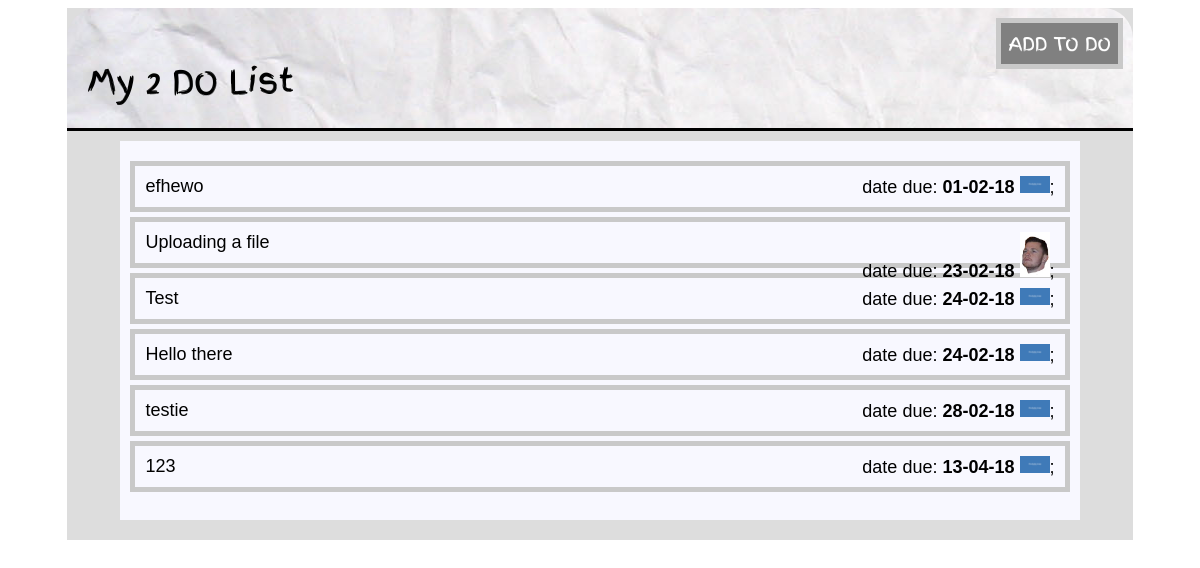
Screenshot of /httpdocs/mylist06/display.php with the database file from the repository.
### tables this page shows
CREATE TABLE `mylist06` (
  `id` int(11) NOT NULL,
  `info` varchar(100) NOT NULL,
  `datedue` date NOT NULL,
  `type` varchar(20) NOT NULL,
  `details` varchar(500) NOT NULL,
  `imgpath` varchar(150) NOT NULL DEFAULT 'placeholder.png'
);

### httpdocs/mylist06/display.php (the view, shortened to what this page needs)
<?php
include 'conn.php';
$query = "select * from mylist06 order by datedue asc";
$result = mysqli_query($conn, $query) or die(mysqli_error($conn));
?>
<!DOCTYPE html>
<html>
<head>
<link rel="stylesheet" href="styles/mylist.css" >
</head>
<body>
<div id="container">
<div id="top">
	<a href='index.php'><div class='addright'> ADD TO DO</div></a>
    <div id="title">My 2 DO List</div>
</div>
<div id="main">
    <article>
        <?php
        echo "<ul id='myListText'>";
           if (mysqli_num_rows($result)>0) {
                while($row = mysqli_fetch_assoc($result)) {
                 $listdata = $row['info'];
                $get_date = $row["datedue"];
                $due_date = date('d-m-y', strtotime($get_date));
                $img = $row['imgpath'];
                    echo "<li> $listdata
                    <div class='dateright'>date due:
                   <strong>$due_date</strong>
                   <img src='upload/$img' width='30px'>;
                 </div></li>";
            }
           }
           echo '</ul>';
	?>
    </article>
</div>
 </div>
</body>
</html>

### httpdocs/mylist06/styles/mylist.css (style rules this page uses)
body { background-color:#fff; }
#container { margin: 0 auto; width:90%; background-color:#ddd; min-height:400px; font-family: Arial, Helvetica, sans-serif; font-size:large; padding-bottom:20px; }
#top { height:120px; padding:0px; font-size:xx-large; background-image:url('../img/paper.jpeg'); border-bottom:medium solid black; border-top-left-radius:30px; border-top-right-radius:30px; font-family: fingerpaint; }
#top #title { padding-left:20px; padding-top:50px; }
#main { background-color:ghostwhite; width:90%; margin: auto; margin-top:10px; min-height:200px; }
ul#myListText { margin-top: 10px; padding: 0px; list-style-type: none; }
ul#myListText li { border: solid 5px #c9c9c9; padding: 10px; margin-top:5px; }
article { padding:10px; }
.dateright { float:right; }
.addright, .addleft { float:right; margin-top:10px; margin-right:10px; padding:7px; background-color:grey; margin-bottom:5px; border: solid 5px #c9c9c9; }
a .addright, a .addleft { font-size:18px; color:white; text-decoration:none; }

### rows the page displays
mylist06: info "efhewo", datedue "01-02-18", imgpath (placeholder picture)
mylist06: info "Uploading a file", datedue "23-02-18", imgpath (picture)
mylist06: info "Test", datedue "24-02-18", imgpath (placeholder picture)
mylist06: info "Hello there", datedue "24-02-18", imgpath (placeholder picture)
mylist06: info "testie", datedue "28-02-18", imgpath (placeholder picture)
mylist06: info "123", datedue "13-04-18", imgpath (placeholder picture)
